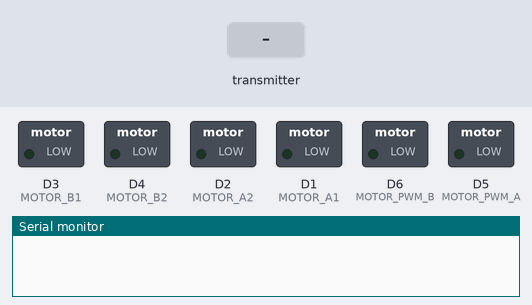
Bench run of a sketch on a simulated ESP8266 (NodeMCU). Shown: switched loads named in the sketch (green lamp = pin HIGH), the last lines printed to the serial monitor. Inputs (shaded band) come from the test bench.

Above: at 1.2 s.
1.3 s: the transmitter starts sending command = forward
At 2.2 s:
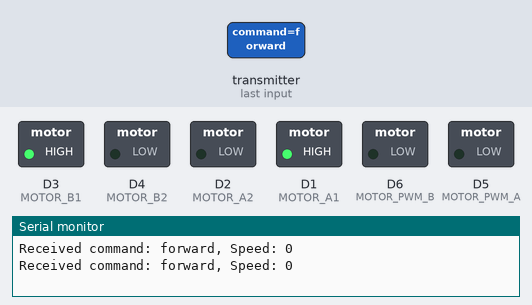
2.8 s: the transmitter starts sending command = backward
At 3.4 s:
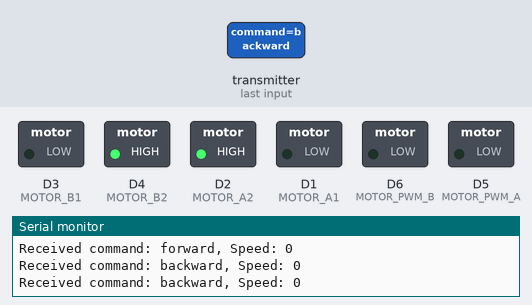
4.3 s: the transmitter starts sending speed = 256
At 4.7 s:
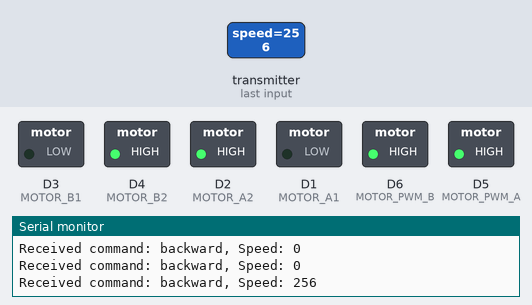
5.8 s: the transmitter starts sending command = forward
At 6.8 s:
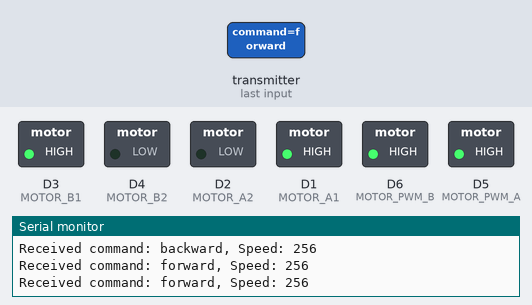
7.3 s: the transmitter starts sending speed = 0
At 8.1 s:
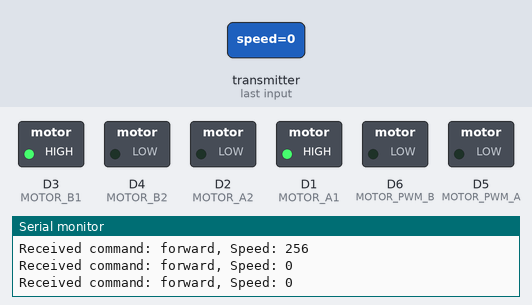
8.8 s: the transmitter starts sending speed = 512
At 9.3 s:
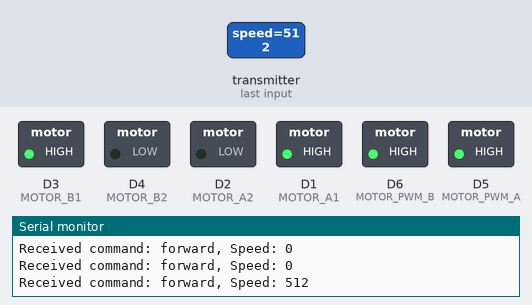
Timing chart, 0 to 11.3 s (numbered marks = the images above; inputs shaded):
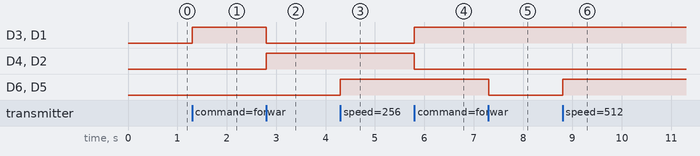

Measured:
- after the input at 1.3 s, D3 (MOTOR_B1), D1 (MOTOR_A1): LOW → HIGH at once
- after the input at 2.8 s, D3 (MOTOR_B1), D1 (MOTOR_A1): HIGH → LOW at once; D4 (MOTOR_B2), D2 (MOTOR_A2): LOW → HIGH at once
- after the input at 4.3 s, D6 (MOTOR_PWM_B), D5 (MOTOR_PWM_A): LOW → HIGH at once
- after the input at 5.8 s, D3 (MOTOR_B1), D1 (MOTOR_A1): LOW → HIGH at once; D4 (MOTOR_B2), D2 (MOTOR_A2): HIGH → LOW at once
- after the input at 7.3 s, D6 (MOTOR_PWM_B), D5 (MOTOR_PWM_A): HIGH → LOW at once
- after the input at 8.8 s, D6 (MOTOR_PWM_B), D5 (MOTOR_PWM_A): LOW → HIGH at once

The sketch:

motor_controller.ino
```cpp
#include <ESP8266WiFi.h>
#include <espnow.h>

// Motor Control Pins
#define MOTOR_A1 D1
#define MOTOR_A2 D2
#define MOTOR_B1 D3
#define MOTOR_B2 D4
#define MOTOR_PWM_A D5
#define MOTOR_PWM_B D6

// ESP-NOW Peer MAC Address (Raspberry Pi's MAC)
uint8_t raspberryPiAddress[] = {0xFF, 0xFF, 0xFF, 0xFF, 0xFF, 0xFF};

// Incoming message structure
typedef struct motor_message {
    char command[20];
    int speed;
} motor_message;

void setup() {
    Serial.begin(115200);

    // Motor pin setup
    pinMode(MOTOR_A1, OUTPUT);
    pinMode(MOTOR_A2, OUTPUT);
    pinMode(MOTOR_B1, OUTPUT);
    pinMode(MOTOR_B2, OUTPUT);
    pinMode(MOTOR_PWM_A, OUTPUT);
    pinMode(MOTOR_PWM_B, OUTPUT);

    // Initialize ESP-NOW
    WiFi.mode(WIFI_STA);
    if (esp_now_init() != 0) {
        Serial.println("ESP-NOW initialization failed");
        return;
    }

    // Register peer
    esp_now_set_self_role(ESP_NOW_ROLE_SLAVE);
    esp_now_add_peer(raspberryPiAddress, ESP_NOW_ROLE_SLAVE, 1, NULL, 0);

    // Register receive callback
    esp_now_register_recv_cb(onReceiveData);
}

void loop() {
    // Main loop can be used for additional tasks if needed
    delay(10);
}

void onReceiveData(uint8_t *mac, uint8_t *incomingData, uint8_t len) {
    motor_message msg;
    memcpy(&msg, incomingData, sizeof(msg));

    Serial.printf("Received command: %s, Speed: %d\n", msg.command, msg.speed);

    // Process motor commands
    if (strcmp(msg.command, "forward") == 0) {
        moveForward(msg.speed);
    } else if (strcmp(msg.command, "backward") == 0) {
        moveBackward(msg.speed);
    } else if (strcmp(msg.command, "stop") == 0) {
        stopMotors();
    }
}

void moveForward(int speed) {
    digitalWrite(MOTOR_A1, HIGH);
    digitalWrite(MOTOR_A2, LOW);
    digitalWrite(MOTOR_B1, HIGH);
    digitalWrite(MOTOR_B2, LOW);

    analogWrite(MOTOR_PWM_A, speed);
    analogWrite(MOTOR_PWM_B, speed);
}

void moveBackward(int speed) {
    digitalWrite(MOTOR_A1, LOW);
    digitalWrite(MOTOR_A2, HIGH);
    digitalWrite(MOTOR_B1, LOW);
    digitalWrite(MOTOR_B2, HIGH);

    analogWrite(MOTOR_PWM_A, speed);
    analogWrite(MOTOR_PWM_B, speed);
}

void stopMotors() {
    digitalWrite(MOTOR_A1, LOW);
    digitalWrite(MOTOR_A2, LOW);
    digitalWrite(MOTOR_B1, LOW);
    digitalWrite(MOTOR_B2, LOW);

    analogWrite(MOTOR_PWM_A, 0);
    analogWrite(MOTOR_PWM_B, 0);
}
```
